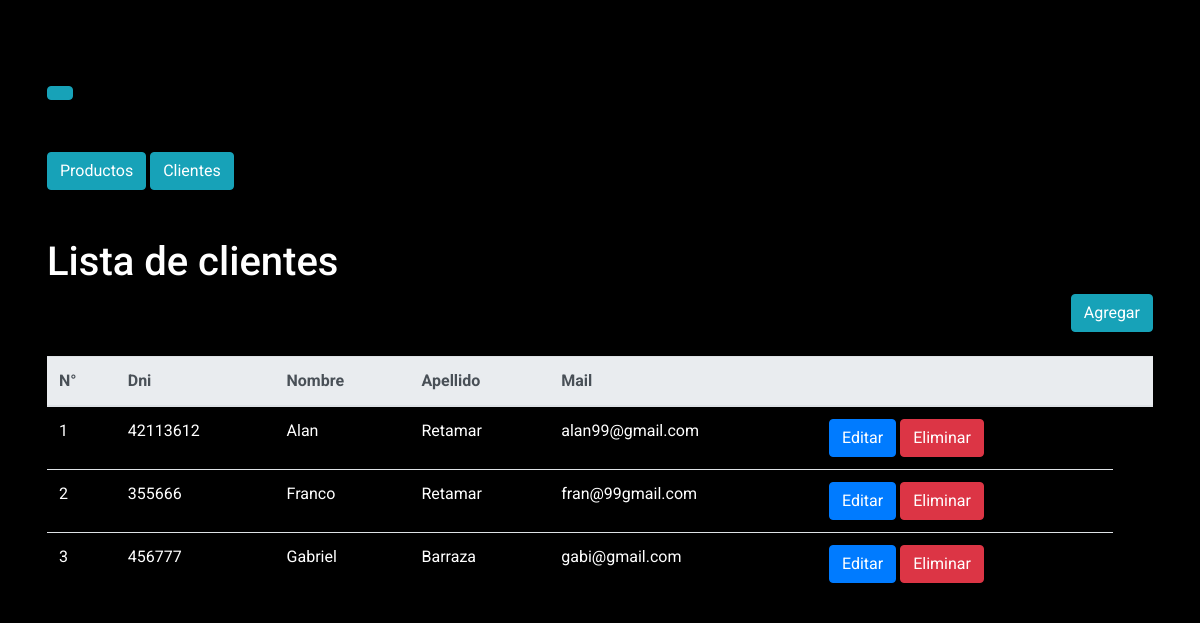
Page /index.php/client/delete on the committed database.
### tables this page shows
CREATE TABLE IF NOT EXISTS `cliente` (
  `id` int NOT NULL AUTO_INCREMENT,
  `usuario` varchar(100) NOT NULL,
  `clave` varchar(100) NOT NULL,
  `nombre` varchar(100) NOT NULL,
  `apellido` varchar(100) NOT NULL,
  `mail` varchar(100) NOT NULL,
  PRIMARY KEY (`id`)
);

### application/controllers/client/Delete.php (called while the page is built, shortened)
<?php
class Delete extends CI_Controller {
    public function __construct(){
        $this->load->model('Client_model');
    }
	public function index()
	{
        $data = array("data"=>$this->Client_model->getClients());
		$this->load->view('client/main',$data);
	}
}

### index.php (called while the page is built, shortened)
<?php
require_once BASEPATH.'core/CodeIgniter.php';

### application/models/Client_model.php (called while the page is built, shortened)
<?php
class Client_model extends CI_Model {
    public function getClients(){
         $this->db->select("*");
         $this->db->from("cliente");
         $results = $this->db->get();
         return $results->result();
    }
}

### application/views/client/main.php (the view, shortened to what this page needs)
<!DOCTYPE html>
<html lang="es">
<head>
    <link rel="stylesheet" href="css/styles.css">
    <link rel="stylesheet" href="https://cdn.jsdelivr.net/npm/bootstrap@4.6.2/dist/css/bootstrap.min.css">
</head>
<body>
   <div class="container">
      <div class="text-left mt-5">
         <a href="<?php echo base_url(); ?>" class="btn btn-info"><ion-icon name="arrow-back-outline"></ion-icon></a>
      </div>
      <div class="text-left mt-5">
         <a href="<?php echo base_url(); ?>productos" class="btn btn-info">Productos</a>
         <a href="<?php echo base_url(); ?>clientes" class="btn btn-info">Clientes</a>
      </div>
      <h1 class="mt-5">Lista de clientes</h1>
      <div class="text-right">
        <a href="<?php echo base_url(); ?>nuevo-cliente" class="btn btn-info">Agregar</a>
      </div>
      <table class="table mt-4">
        <thead class="thead-light">
            <tr>
             <th scope="col">N°</th>
             <th scope="col">Dni</th>
             <th scope="col">Nombre</th>
             <th scope="col">Apellido</th>
             <th scope="col">Mail</th>
             <th scope="col"></th>
             <th scope="col"></th>
            </tr>
        </thead>
        <tbody>
            <?php $number=1; foreach($data as $key => $value): ?>
                <tr>
                    <td scope="row"><?php echo $number++; ?></td>
                    <td><?php echo $value->usuario ?></td>
                    <td><?php echo $value->nombre ?></td>
                    <td><?php echo $value->apellido ?></td>
                    <td><?php echo $value->mail ?></td>
                    <td>
                        <a href="<?php echo base_url(); ?>cliente/<?php echo $value->id; ?>" class="btn btn-primary">Editar</a>
                        <a href="<?php echo base_url(); ?>cliente/delete/<?php echo $value->id; ?>" class="btn btn-danger">Eliminar</a>
                    </td>
                </tr>
            <?php endforeach; ?>
        </tbody>
      </table>
   </div>
</body>
</html>

### css/styles.css (style rules this page uses)
body { padding: 2em; font-family: 'Roboto' !important; background-color: black !important; color: white !important; }
.container { background-color: black !important; color: white !important; }
td { color: white !important; }
body td a { padding: 30px; }

### application/views/client/main.php (style rules this page uses)
body { font-family: 'Roboto' !important; }

### rows in the picture
cliente: usuario "42113612", nombre "Alan", apellido "Retamar", mail "alan99@gmail.com"
cliente: usuario "355666", nombre "Franco", apellido "Retamar", mail "fran@99gmail.com"
cliente: usuario "456777", nombre "Gabriel", apellido "Barraza", mail "gabi@gmail.com"
